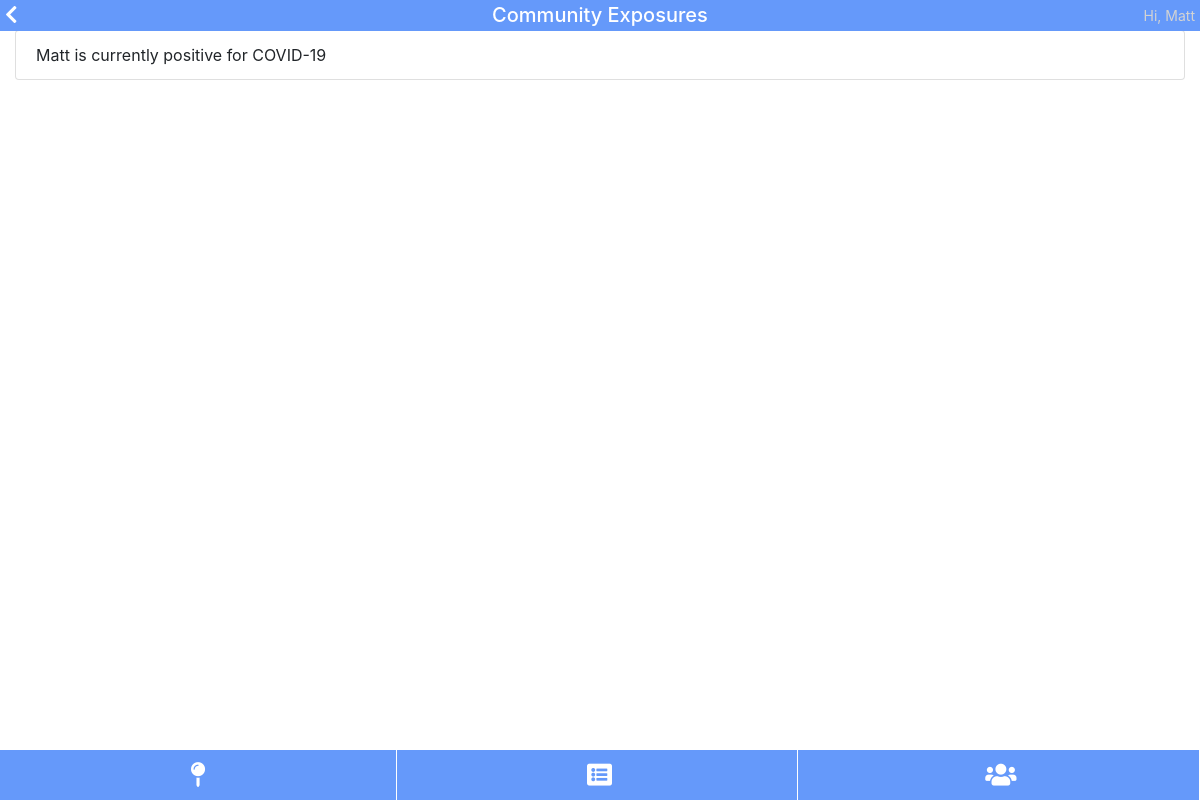
/community-exposures (signed in), run on an earlier commit of the app's database.
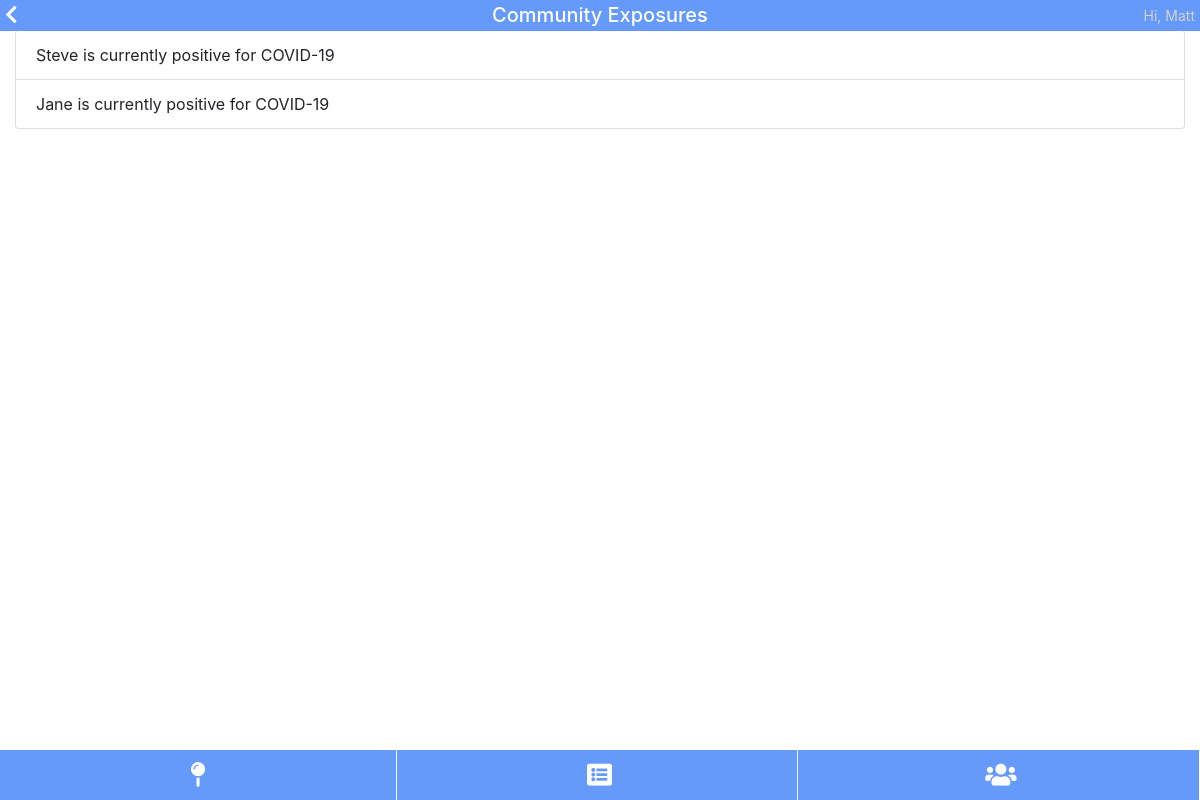
And on a later commit of the database.
### tables this page shows
CREATE TABLE people (id INTEGER PRIMARY KEY, user_id INTEGER, first varchar(255), last varchar(255));

### pages.py (the view)
@pages.route('/community-exposures')
@flask_login.login_required
def pages_communityExposures():
	data = {}
	data['title'] = "Community Exposures"
	data['statuses'] = db.get_db().query(f"""
		select * from (
			select id, person_id, result, max(timestamp)
				from tests
				group by person_id)
		join people
			on person_id = people.id
		where result=1""")
	return render_template('pages/community-exposures.html', data=data)

### database.py (called while the page is built)
	def get_db():
		try:
			db = getattr(g, '_database', None)
		except NameError:
			db = Database()
			g = lambda: None #funny syntax that lets me set an attribute on global g
			setattr(g, '_database', db)
		return db

	def query(self, sql, parameters=[]):
		c = self.conn.cursor()
		c.execute(sql, parameters)
		self.conn.commit()
		return c.fetchall()

### main.py (called while the page is built)
@app.teardown_appcontext
def close_connection(exception):
	try:
		db = getattr(g, '_database', None)
		db.close()
	except NameError:
		pass

@login_manager.user_loader
def load_user(id):
	res = db.get_db().query("select * from users where id='" + str(id) + "'")
	if len(res) == 1:
		user = User(res[0][0], res[0][1])
		user.is_authenticated = True
		return user
	else:
		return None

### templates/pages/community-exposures.html
{% extends "pages/base.html" %}
{% block content %}
<div class="list-group">
	{% for stat in data.statuses %}
		<div class="list-group-item">
		{{ stat[6] }} is currently positive for COVID-19
		</div>
	{% endfor %}
</div>
{% endblock %}

What changed in the data, as far as the page shows it:
removed people: first "Matt"
added people: first "Steve"
added people: first "Jane"
